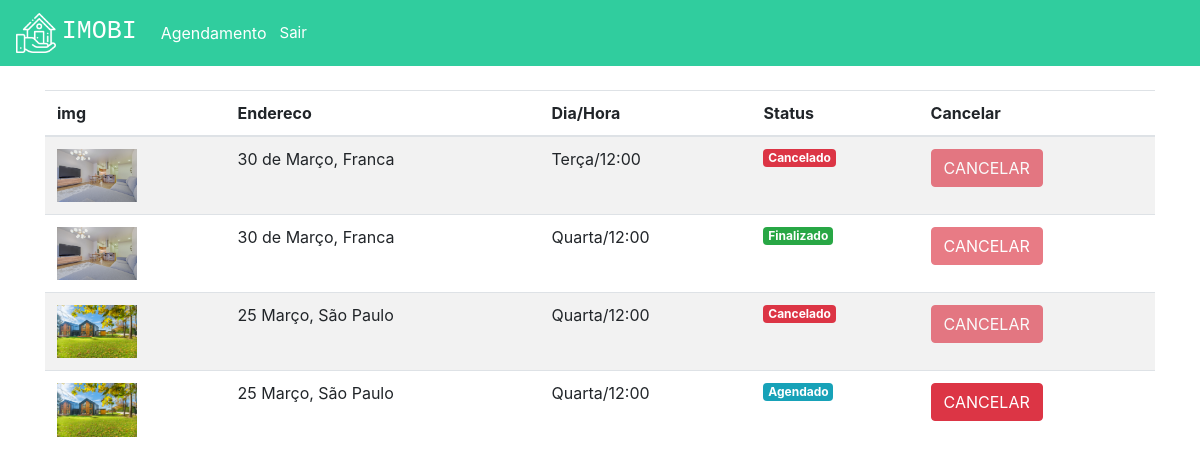
The app's page /agendamentos (signed in) with its own data.
### plataforma/models.py (models this page shows, shortened)
class Visitas(models.Model):
    choices = (('S', 'Segunda'),
               ('T', 'Terça'),
               ('Q', 'Quarta'),
               ('QI', 'Quinta'),
               ('SE', 'Sexta'),
               ('SA', 'Sabado'),
               ('D', 'Domingo'))
    choices_status = (('A', 'Agendado'),
                      ('F', 'Finalizado'),
                      ('C', 'Cancelado'))
    imovel = models.ForeignKey(Imovel, on_delete=models.DO_NOTHING)
    usuario = models.ForeignKey(User, on_delete=models.DO_NOTHING)
    dia = models.CharField(max_length=20)
    horario = models.TimeField()
    status = models.CharField(max_length=1, choices=choices_status, default="A")

class Imovel(models.Model):
    choices = (('V', 'Venda'),
               ('A', 'Aluguel'))
    choices_imovel = (('A', 'Apartamento'),
                      ('C', 'Casa'))
    imagens = models.ManyToManyField(Imagem)
    valor = models.FloatField()
    quartos = models.IntegerField()
    tamanho = models.FloatField()
    cidade = models.ForeignKey(Cidade, on_delete=models.DO_NOTHING)
    rua = models.CharField(max_length=50)
    tipo = models.CharField(max_length=1, choices=choices)
    tipo_imovel = models.CharField(max_length=1, choices=choices_imovel)
    numero = models.IntegerField()
    descricao = models.TextField()
    dias_visita = models.ManyToManyField(DiasVisita)
    horarios = models.ManyToManyField(Horario)

class Imagem(models.Model):
    img = models.ImageField(upload_to='img')
    def __str__(self) -> str:
        return self.img.url

class Cidade(models.Model):
    nome = models.CharField(max_length=30)
    def __str__(self) -> str:
        return self.nome

### plataforma/views.py (the view)
# urls.py: path('agendamentos', views.agendamentos, name="agendamentos"),
def agendamentos(request):
    visitas = Visitas.objects.filter(usuario=request.user)
    return render(request, "agendamentos.html", {'visitas': visitas})

### plataforma/templates/agendamentos.html
{% extends 'base.html' %}
{% load static %}
{% block 'head' %}
<link rel="stylesheet" href="{% static 'plataforma/css/home.css' %}">
{% endblock  %}
{% block 'body' %}
    <div class="container">
        <br>
        <table class="table table-striped">
        <thead>
            <tr>
                <th scope="col">img</th>
                <th scope="col">Endereco</th>
                <th scope="col">Dia/Hora</th>
                <th scope="col">Status</th>
                <th scope="col">Cancelar</th>
            </tr>
        </thead>
        <tbody>
            {% for visita in visitas %}
                <tr>
                    <th><img width="80" src="{{visita.imovel.imagens.all.0}}"></th>
                    <td>{{visita.imovel.rua}}, {{visita.imovel.cidade}}</td>
                    <td>{{visita.dia}}/{{visita.horario}}</td>
                    <td>
                        {% if visita.status == "A" %}
                            <span class="badge badge-info">Agendado</span>
                        {% endif %}
                        {% if visita.status == "F" %}
                            <span class="badge badge-success">Finalizado</span>
                        {% endif %}
                        {% if visita.status == "C" %}
                            <span class="badge badge-danger">Cancelado</span>
                        {% endif %}
                    </td>
                    <td>
                        {% if visita.status == "A" %}
                            <a href="{% url 'cancelar_agendamento' visita.id %}" class="btn btn-danger">CANCELAR</a>
                        {% else %}
                            <a href="" class="btn btn-danger disabled">CANCELAR</a>
                        {% endif %}
                    </td>
                </tr>
            {% endfor %}
        </tbody>
    </table>
    </div>
{% endblock  %}

### records on screen
Visitas: imovel.imagens.all.0 (picture), imovel.rua "30 de Março", imovel.cidade "Franca", dia "Terça", horario "12:00", status "Cancelado"
Visitas: imovel.imagens.all.0 (picture), imovel.rua "30 de Março", imovel.cidade "Franca", dia "Quarta", horario "12:00", status "Finalizado"
Visitas: imovel.imagens.all.0 (picture), imovel.rua "25 Março", imovel.cidade "São Paulo", dia "Quarta", horario "12:00", status "Cancelado"
Visitas: imovel.imagens.all.0 (picture), imovel.rua "25 Março", imovel.cidade "São Paulo", dia "Quarta", horario "12:00", status "Agendado"
